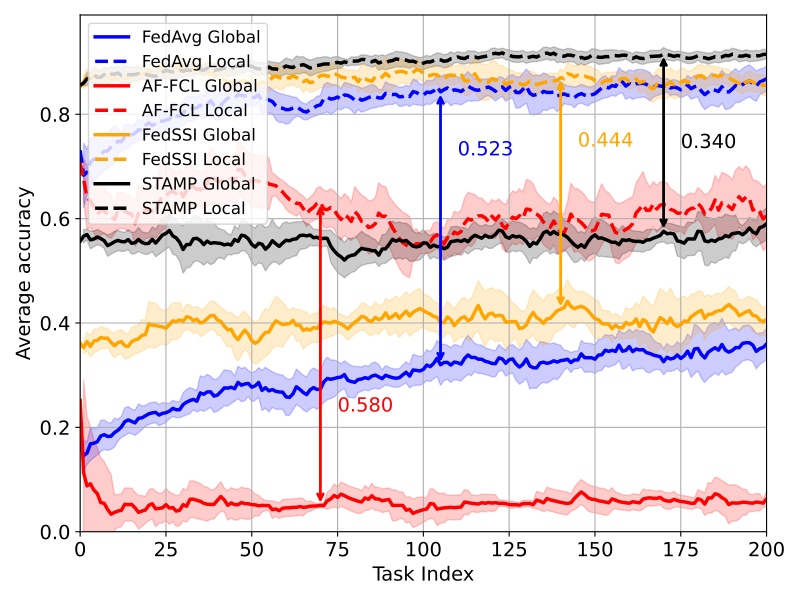

The Python source for this figure:
import pandas as pd
import matplotlib.pyplot as plt
import numpy as np

# === Đọc dữ liệu từ các file ===
try:
    df_global_fcl = pd.read_csv("precise_global.csv")
    df_local_fcl = pd.read_csv("precise_local.csv")
    df_global_fedavg = pd.read_csv("fedavg_global.csv")
    df_local_fedavg = pd.read_csv("fedavg_local.csv")
    df_global_stamp = pd.read_csv("stgm_global.csv")
    df_local_stamp = pd.read_csv("stgm_local.csv")
    df_global_fedssi = pd.read_csv("stamp_global.csv")
    df_local_fedssi = pd.read_csv("stamp_local.csv")
except FileNotFoundError:
    print("Error: One or more CSV files not found. Please ensure the files are in the correct directory.")
    exit()

# In tên cột để xác định cột accuracy
# print("Tên các cột trong df_global_stamp:", df_global_stamp.columns)
# print("Tên các cột trong df_local_stamp:", df_local_stamp.columns)

def get_max_accuracy_over_step_values(df, step_column, accuracy_column, steps_per_task, num_desired_values=500):
    """
    Lấy giá trị accuracy lớn nhất trong các khoảng giá trị của cột 'step_column',
    mỗi khoảng có độ dài 'steps_per_task', từ DataFrame 'df'.
    Đảm bảo trả về tối đa 'num_desired_values'.
    """
    max_accuracies = []
    start_step = 1499
    for i in range(num_desired_values):
        end_step = start_step + steps_per_task
        relevant_data = df[(df[step_column] >= start_step) & (df[step_column] < end_step)]
        if not relevant_data.empty:
            max_accuracies.append(relevant_data[accuracy_column].max())
        elif max_accuracies:
            max_accuracies.append(max_accuracies[-1]) # Nếu không có dữ liệu, lặp lại giá trị trước
        else:
            max_accuracies.append(np.nan) # Nếu không có dữ liệu ban đầu

        start_step = end_step
        if start_step > df[step_column].max():
            break # Dừng nếu đã vượt quá giá trị step lớn nhất

    return max_accuracies

# === Chuẩn bị dữ liệu AF-FCL (10 step = 1 task) ===
y_global_fcl = df_global_fcl.iloc[:, 3]
y_local_fcl = df_local_fcl.iloc[:, 3]
num_tasks_fcl = min(len(y_global_fcl), len(y_local_fcl)) // 10
num_tasks_fcl = min(num_tasks_fcl, 500)

max_global_fcl = [y_global_fcl[i*10:(i+1)*10].max() for i in range(num_tasks_fcl)]
max_local_fcl = [y_local_fcl[i*10:(i+1)*10].max() for i in range(num_tasks_fcl)]

# === Chuẩn bị dữ liệu FedAvg (25 step = 1 task) ===
y_global_fedavg = df_global_fedavg.iloc[:, 3]
y_local_fedavg = df_local_fedavg.iloc[:, 3]
num_tasks_fedavg = min(len(y_global_fedavg), len(y_local_fedavg)) // 25
num_tasks_fedavg = min(num_tasks_fedavg, 500)

max_global_fedavg = [y_global_fedavg[i*25:(i+1)*25].max() for i in range(num_tasks_fedavg)]
max_local_fedavg = [y_local_fedavg[i*25:(i+1)*25].max() for i in range(num_tasks_fedavg)]

# === Chuẩn bị dữ liệu STAMP (dựa trên giá trị cột step) ===
step_column_stamp = 'Step' # Tên cột chứa giá trị step
# Xác định tên cột accuracy cho global và local STAMP
accuracy_column_global_stamp = ''
accuracy_column_local_stamp = ''

if len(df_global_stamp.columns) > 3:
    accuracy_column_global_stamp = df_global_stamp.columns[3]
else:
    print("Warning: df_global_stamp has less than 4 columns. Please check the file.")

if len(df_local_stamp.columns) > 3:
    accuracy_column_local_stamp = df_local_stamp.columns[3]
else:
    print("Warning: df_local_stamp has less than 4 columns. Please check the file.")

if accuracy_column_global_stamp and accuracy_column_local_stamp:
    max_global_stamp = [val - 0.1 for val in get_max_accuracy_over_step_values(df_global_stamp, step_column_stamp, accuracy_column_global_stamp, 100)]
    max_local_stamp = get_max_accuracy_over_step_values(df_local_stamp, step_column_stamp, accuracy_column_local_stamp, 100)
    num_tasks_stamp = len(max_global_stamp)
else:
    max_global_stamp = [np.nan] * 500
    max_local_stamp = [np.nan] * 500
    num_tasks_stamp = 500
    print("Error: Could not determine accuracy column for STAMP. Plotting with NaN values.")

# === Chuẩn bị dữ liệu FedSSI (dựa trên giá trị cột step) ===
step_column_fedssi = 'Step' # Tên cột chứa giá trị step
# Xác định tên cột accuracy cho global và local fedssi
accuracy_column_global_fedssi = ''
accuracy_column_local_fedssi = ''

if len(df_global_fedssi.columns) > 3:
    accuracy_column_global_fedssi = df_global_fedssi.columns[3]
else:
    print("Warning: df_global_fedssi has less than 4 columns. Please check the file.")

if len(df_local_fedssi.columns) > 3:
    accuracy_column_local_fedssi = df_local_fedssi.columns[3]
else:
    print("Warning: df_local_fedssi has less than 4 columns. Please check the file.")

if accuracy_column_global_fedssi and accuracy_column_local_fedssi:
    max_global_fedssi = get_max_accuracy_over_step_values(df_global_fedssi, step_column_fedssi, accuracy_column_global_fedssi, 100)
    max_local_fedssi = get_max_accuracy_over_step_values(df_local_fedssi, step_column_fedssi, accuracy_column_local_fedssi, 100)
    num_tasks_fedssi = len(max_global_fedssi)
else:
    max_global_fedssi = [np.nan] * 500
    max_local_fedssi = [np.nan] * 500
    num_tasks_fedssi = 500
    print("Error: Could not determine accuracy column for fedssi. Plotting with NaN values.")


# === Áp dụng Exponential Moving Average (EMA) ===
alpha = 0.1 # Smoothing factor for EMA
ema_global_fcl = pd.Series(max_global_fcl).ewm(span=10).mean()
ema_local_fcl = pd.Series(max_local_fcl).ewm(span=10).mean()
ema_global_fedavg = pd.Series(max_global_fedavg).ewm(span=10).mean()
ema_local_fedavg = pd.Series(max_local_fedavg).ewm(span=10).mean()
ema_global_stamp = pd.Series(max_global_stamp).ewm(span=10).mean()
ema_local_stamp = pd.Series(max_local_stamp).ewm(span=10).mean()
ema_global_fedssi = pd.Series(max_global_fedssi).ewm(span=10).mean()
ema_local_fedssi = pd.Series(max_local_fedssi).ewm(span=10).mean()

# === Tính toán độ lệch chuẩn (STD) với min_periods=1 ===
std_global_fcl = pd.Series(max_global_fcl).rolling(window=10, min_periods=1).std()
std_local_fcl = pd.Series(max_local_fcl).rolling(window=10, min_periods=1).std()
std_global_fedavg = pd.Series(max_global_fedavg).rolling(window=10, min_periods=1).std()
std_local_fedavg = pd.Series(max_local_fedavg).rolling(window=10, min_periods=1).std()
std_global_stamp = pd.Series(max_global_stamp).rolling(window=10, min_periods=1).std()
std_local_stamp = pd.Series(max_local_stamp).rolling(window=10, min_periods=1).std()
std_global_fedssi = pd.Series(max_global_fedssi).rolling(window=10, min_periods=1).std()
std_local_fedssi = pd.Series(max_local_fedssi).rolling(window=10, min_periods=1).std()

# === Vẽ biểu đồ ===
plt.figure(figsize=(8, 6))
x_fcl = list(range(num_tasks_fcl))
x_fedavg = list(range(num_tasks_fedavg))
x_stamp = list(range(num_tasks_stamp))
x_fedssi = list(range(num_tasks_fedssi))

# FedAvg (EMA)
plt.plot(x_fedavg, ema_global_fedavg, label="FedAvg Global", color="blue", linewidth=2.5)
plt.plot(x_fedavg, ema_local_fedavg, label="FedAvg Local", color="blue", linestyle="--", linewidth=2.5)

# AF-FCL (EMA)
plt.plot(x_fcl, ema_global_fcl, label="AF-FCL Global", color="red", linewidth=2.5)
plt.plot(x_fcl, ema_local_fcl, label="AF-FCL Local", color="red", linestyle="--", linewidth=2.5)

# FedSSI (EMA)
plt.plot(x_fedssi, ema_global_fedssi, label="FedSSI Global", color="orange", linewidth=2.5)
plt.plot(x_fedssi, ema_local_fedssi, label="FedSSI Local", color="orange", linestyle="--", linewidth=2.5)

# STAMP (EMA)
plt.plot(x_stamp, ema_global_stamp, label="STAMP Global", color="black", linewidth=2.5)
plt.plot(x_stamp, ema_local_stamp, label="STAMP Local", color="black", linestyle="--", linewidth=2.5)

# Vẽ vùng STD cho AF-FCL
plt.fill_between(x_fcl, ema_global_fcl - std_global_fcl, ema_global_fcl + std_global_fcl, color="red", alpha=0.2)
plt.fill_between(x_fcl, ema_local_fcl - std_local_fcl, ema_local_fcl + std_local_fcl, color="red", alpha=0.2)

# Vẽ vùng STD cho FedAvg
plt.fill_between(x_fedavg, ema_global_fedavg - std_global_fedavg, ema_global_fedavg + std_global_fedavg, color="blue", alpha=0.2)
plt.fill_between(x_fedavg, ema_local_fedavg - std_local_fedavg, ema_local_fedavg + std_local_fedavg, color="blue", alpha=0.2)

# Vẽ vùng STD cho STAMP
plt.fill_between(x_stamp, ema_global_stamp - std_global_stamp, ema_global_stamp + std_global_stamp, color="black", alpha=0.2)
plt.fill_between(x_stamp, ema_local_stamp - std_local_stamp, ema_local_stamp + std_local_stamp, color="black", alpha=0.2)

# Vẽ vùng STD cho FedSSI
plt.fill_between(x_fedssi, ema_global_fedssi - std_global_fedssi, ema_global_fedssi + std_global_fedssi, color="orange", alpha=0.2) 
plt.fill_between(x_fedssi, ema_local_fedssi - std_local_fedssi, ema_local_fedssi + std_local_fedssi, color="orange", alpha=0.2)

# === Mũi tên minh họa khoảng cách tại task = 400 cho AF-FCL ===
task_idx_fcl = 70
if task_idx_fcl < len(ema_global_fcl) and task_idx_fcl < len(ema_local_fcl):
    x_arrow_fcl = task_idx_fcl
    y_start_fcl = ema_local_fcl[task_idx_fcl]
    y_end_fcl = ema_global_fcl[task_idx_fcl]
    gap_value_fcl = abs(y_end_fcl - y_start_fcl)
    gap_text_fcl = f"{gap_value_fcl:.3f}"
    mid_y_fcl = (y_start_fcl + y_end_fcl) / 2

    plt.annotate('', xy=(x_arrow_fcl, y_start_fcl), xytext=(x_arrow_fcl, y_end_fcl),
                 arrowprops=dict(arrowstyle='<->', color='red', lw=2))
    plt.text(x_arrow_fcl + 5, mid_y_fcl - 0.1, gap_text_fcl, color='red', fontsize=14, va='center')

# === Mũi tên minh họa khoảng cách tại task = 350 cho FedAvg ===
task_idx_fedavg = 105
if task_idx_fedavg < len(ema_global_fedavg) and task_idx_fedavg < len(ema_local_fedavg):
    x_arrow_fedavg = task_idx_fedavg
    y_start_fedavg = ema_local_fedavg[task_idx_fedavg]
    y_end_fedavg = ema_global_fedavg[task_idx_fedavg]
    gap_value_fedavg = abs(y_end_fedavg - y_start_fedavg)
    gap_text_fedavg = f"{gap_value_fedavg:.3f}"
    mid_y_fedavg = (y_start_fedavg + y_end_fedavg) / 2

    plt.annotate('', xy=(x_arrow_fedavg, y_start_fedavg), xytext=(x_arrow_fedavg, y_end_fedavg),
                 arrowprops=dict(arrowstyle='<->', color='blue', lw=2))
    plt.text(x_arrow_fedavg + 5, mid_y_fedavg + 0.15, gap_text_fedavg, color='blue', fontsize=14, va='center')

# === Mũi tên minh họa khoảng cách tại task = 450 cho STAMP ===
task_idx_stamp = 170
if task_idx_stamp < len(ema_global_stamp) and task_idx_stamp < len(ema_local_stamp):
    x_arrow_stamp = task_idx_stamp
    y_start_stamp = ema_local_stamp[task_idx_stamp]
    y_end_stamp = ema_global_stamp[task_idx_stamp]
    gap_value_stamp = abs(y_end_stamp - y_start_stamp)
    gap_text_stamp = f"{gap_value_stamp:.3f}"
    mid_y_stamp = (y_start_stamp + y_end_stamp) / 2

    plt.annotate('', xy=(x_arrow_stamp, y_start_stamp), xytext=(x_arrow_stamp, y_end_stamp),
                 arrowprops=dict(arrowstyle='<->', color='black', lw=2))
    plt.text(x_arrow_stamp + 5, mid_y_stamp , gap_text_stamp, color='black', fontsize=14, va='center')

# === Mũi tên minh họa khoảng cách tại task = 450 cho FedSSI ===
task_idx_fedssi = 140
if task_idx_fedssi < len(ema_global_fedssi) and task_idx_fedssi < len(ema_local_fedssi):
    x_arrow_fedssi = task_idx_fedssi
    y_start_fedssi = ema_local_fedssi[task_idx_fedssi]
    y_end_fedssi = ema_global_fedssi[task_idx_fedssi]
    gap_value_fedssi = abs(y_end_fedssi - y_start_fedssi)
    gap_text_fedssi = f"{gap_value_fedssi:.3f}"
    mid_y_fedssi = (y_start_fedssi + y_end_fedssi) / 2

    plt.annotate('', xy=(x_arrow_fedssi, y_start_fedssi), xytext=(x_arrow_fedssi, y_end_fedssi),
                 arrowprops=dict(arrowstyle='<->', color='orange', lw=2))
    plt.text(x_arrow_fedssi + 5, mid_y_fedssi + 0.1 , gap_text_fedssi, color='orange', fontsize=14, va='center')

# === Cấu hình biểu đồ ===
plt.xlabel("Task Index", fontsize=14)
plt.ylabel("Average accuracy", fontsize=14)
# plt.title("The difference between Global and Local average accuracy")
plt.grid(True)
plt.legend(fontsize='large', loc='upper left')
plt.xticks(fontsize=14) # Tăng size giá trị trục x
plt.yticks(fontsize=14) # Tăng size giá trị trục y

plt.xlim(left=0, right=200)
plt.ylim(bottom=0)

plt.tight_layout()
plt.show()
